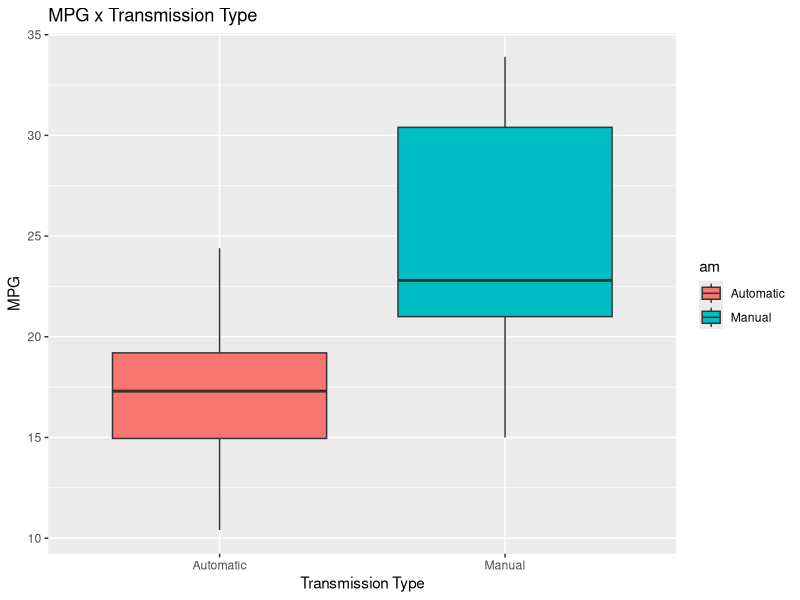
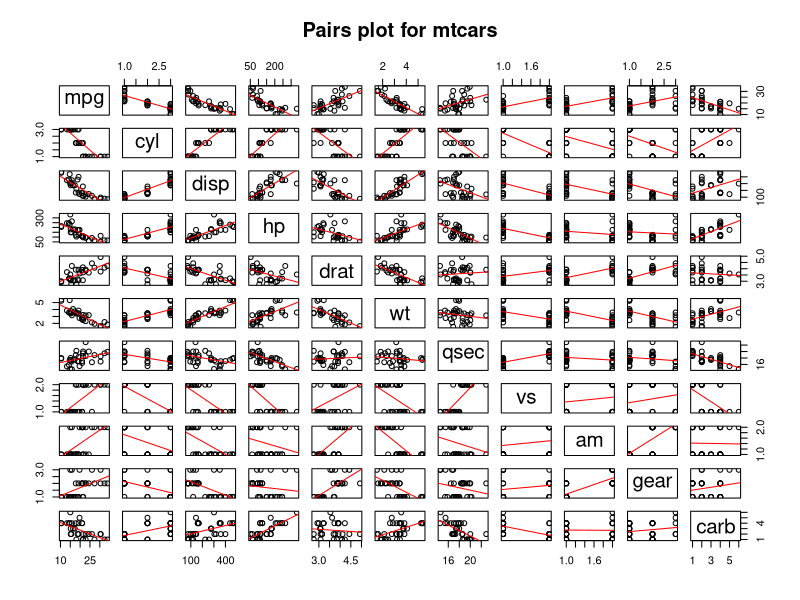
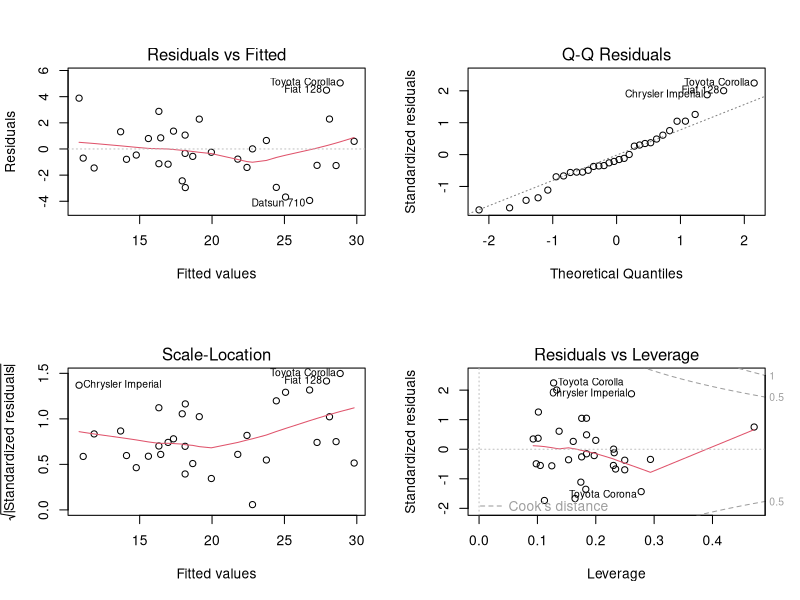

Write R code to recreate these figures, in order.
## ---- chunk 1
knitr::opts_chunk$set(echo = TRUE)
## ---- chunk 2
data(mtcars)
mtcars$cyl <- factor(mtcars$cyl)
mtcars$vs <- factor(mtcars$vs)
mtcars$gear <- factor(mtcars$gear)
mtcars$carb <- factor(mtcars$carb)
mtcars$am <- factor(mtcars$am,labels=c('Automatic','Manual'))
## ---- chunk 3
first_model <- lm(mpg ~., mtcars)
best_model <- step(first_model, direction = "both")
## ---- chunk 4
best_model$call
## ---- chunk 5
base_model <- lm(mpg~am, mtcars)
anova(base_model, best_model)
## ---- chunk 6
hat_values <- hatvalues(best_model)
df_betas <- dfbetas(best_model)
tail(sort(hat_values),3)
tail(sort(df_betas[,6]), 3)
## ---- chunk 7
t.test(mpg~am, mtcars)
## ---- chunk 8
best_model$coefficients
## ---- chunk 9
library(ggplot2)
g <- ggplot(mtcars, aes(am, mpg))
g <- g + geom_boxplot(aes(fill=am))
g <- g + xlab("Transmission Type") + ylab("MPG") + ggtitle("MPG x Transmission Type")
g
## ---- chunk 10
pairs(mtcars, panel=function(x,y){
	points(x,y)
	abline(lm(y~x), col='red')
}, main="Pairs plot for mtcars")
## ---- chunk 11
par(mfrow=c(2,2))
plot(best_model)
